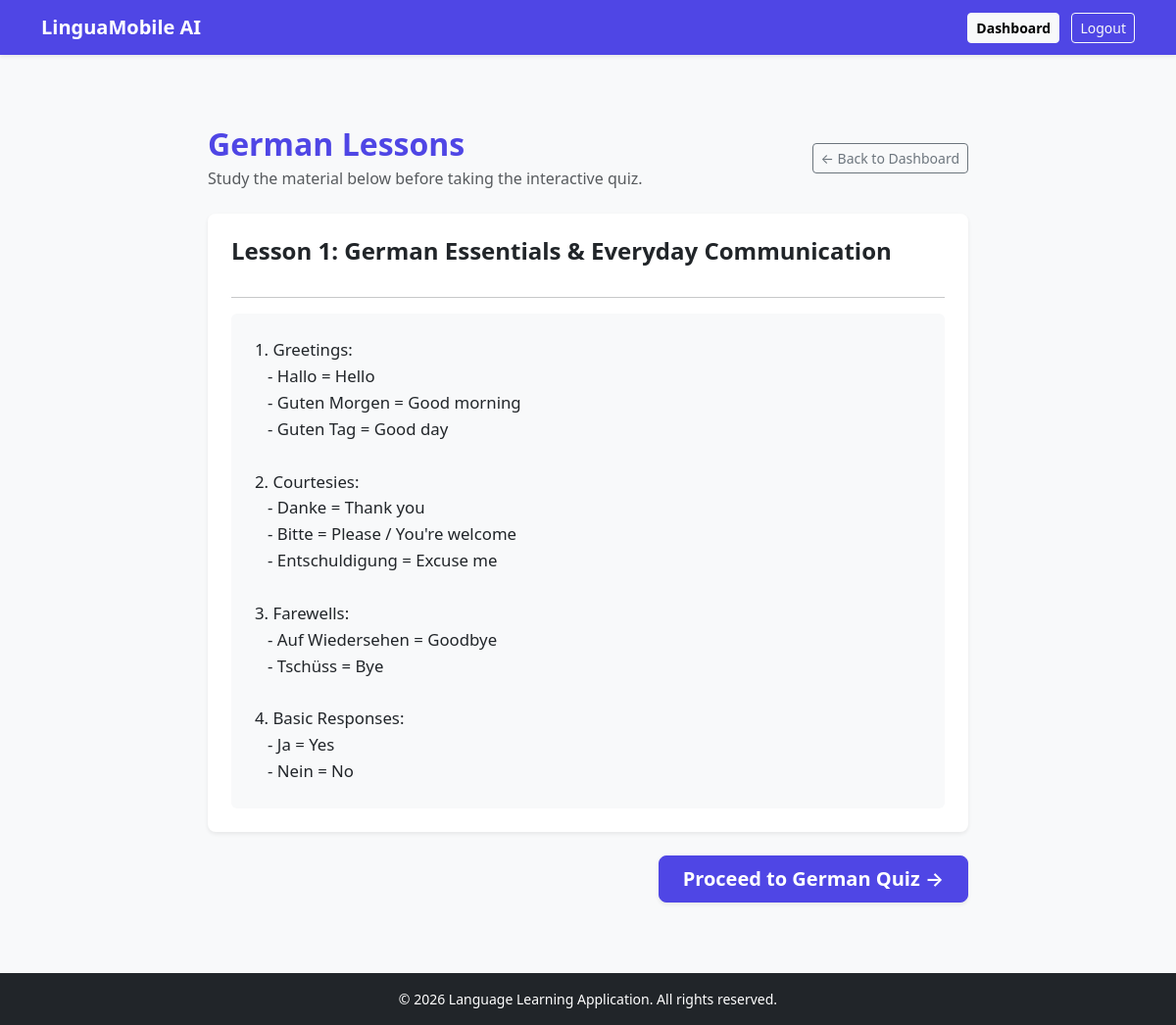
/lesson/3 (signed in), run on the app's committed database.
### tables this page shows
CREATE TABLE languages (
            id INTEGER PRIMARY KEY AUTOINCREMENT,
            name TEXT UNIQUE NOT NULL,
            code TEXT UNIQUE NOT NULL
        );

CREATE TABLE lessons (
            id INTEGER PRIMARY KEY AUTOINCREMENT,
            language_id INTEGER,
            title TEXT NOT NULL,
            content TEXT NOT NULL,
            FOREIGN KEY (language_id) REFERENCES languages(id) ON DELETE CASCADE
        );

### app.py (the view)
@app.route('/lesson/<int:lang_id>')
def lesson(lang_id):
    if 'user' not in session:
        return redirect(url_for('login'))
    conn = get_db_connection()
    cursor = conn.cursor()
    cursor.execute("SELECT * FROM languages WHERE id = ?", (lang_id,))
    language = cursor.fetchone()
    cursor.execute("SELECT * FROM lessons WHERE language_id = ?", (lang_id,))
    lessons = cursor.fetchall()
    cursor.close()
    conn.close()
    return render_template('lesson.html', language=language, lessons=lessons)

### app.py (called while the page is built)
def get_db_connection():
    conn = sqlite3.connect(DB_PATH)
    conn.row_factory = sqlite3.Row
    return conn

### templates/lesson.html (shortened to what this page needs)
{% extends "base.html" %}
{% block content %}
<div class="container my-4" style="max-width: 800px;">
    <div class="d-flex justify-content-between align-items-center mb-4">
        <div>
            <h2 class="fw-bold mb-1" style="color: #4f46e5;">{{ language.name }} Lessons</h2>
            <p class="text-muted mb-0">Study the material below before taking the interactive quiz.</p>
        </div>
        <a href="{{ url_for('dashboard') }}" class="btn btn-outline-secondary btn-sm">← Back to Dashboard</a>
    </div>
    {% if lessons %}
        {% for lesson in lessons %}
        <div class="card shadow-sm border-0 mb-4 p-4 rounded-3">
            <h4 class="fw-bold text-dark mb-3">{{ lesson.title }}</h4>
            <hr class="mb-3">
            <div class="bg-light p-4 rounded text-dark" style="white-space: pre-wrap; font-size: 1.05rem; line-height: 1.6;">{{ lesson.content }}</div>
        </div>
        {% endfor %}
        <div class="text-end mt-4">
            <a href="{{ url_for('quiz', lang_id=language.id) }}" class="btn btn-lg text-white fw-semibold px-4 shadow-sm" style="background-color: #4f46e5; border-color: #4f46e5;">
                Proceed to {{ language.name }} Quiz →
            </a>
        </div>
    {% endif %}
</div>
{% endblock %}

### data on the page
languages: name "German"
lessons: title "Lesson 1: German Essentials & Everyday Communication", content "1. Greetings: - Hallo = Hello - Guten Morgen = Good morning - Guten Tag = Good day 2. Courtesies: - Danke = Thank you - Bitte = Please / You're welcome - Entschuldigung = Excuse me 3. Farewells: - Auf Wiedersehen = Goodbye - Tschüss = Bye 4. Basic Responses: - Ja = Yes - Nein = No"
